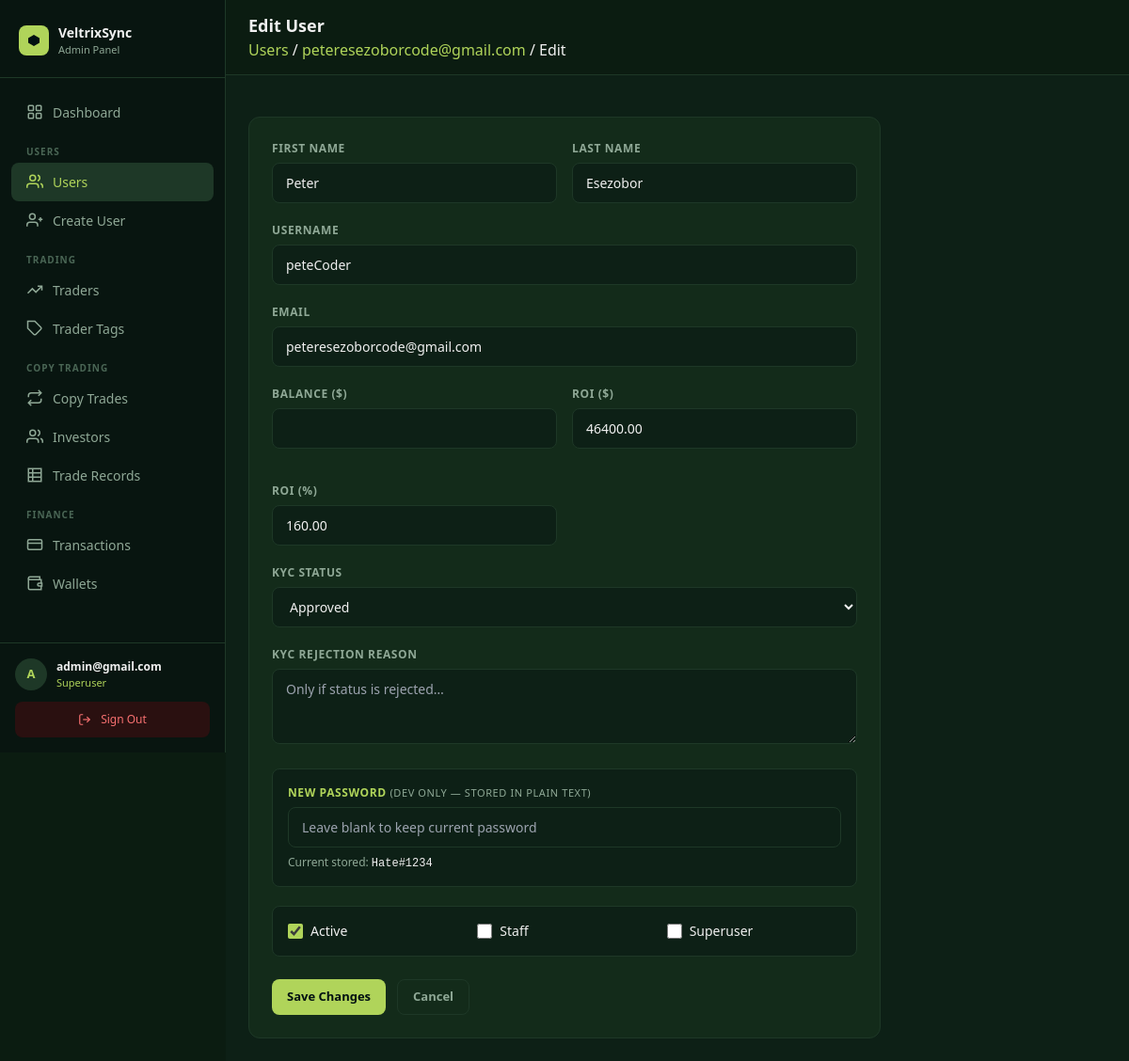
/panel/users/6/edit/ (signed in), run on the app's committed database.
### core/models.py (models this page shows, shortened)
class User(AbstractUser):
    email = models.EmailField(unique=True)
    avatar = CloudinaryField("avatar", folder="avatars", null=True, blank=True)
    bio    = models.TextField(blank=True, default="")
    balance        = models.DecimalField(max_digits=18, decimal_places=2, default=0)
    roi            = models.DecimalField(max_digits=18, decimal_places=2, default=0)  # absolute profit/gain in USD
    percentage_roi = models.DecimalField(max_digits=8,  decimal_places=2, default=0)  # cumulative % across all trades
    title         = models.CharField(max_length=10,  blank=True, default="")
    date_of_birth = models.DateField(null=True, blank=True)
    phone         = models.CharField(max_length=30,  blank=True, default="")
    street_address = models.CharField(max_length=255, blank=True, default="")
    city           = models.CharField(max_length=100, blank=True, default="")
    province       = models.CharField(max_length=100, blank=True, default="")
    zipcode        = models.CharField(max_length=20,  blank=True, default="")
    ID_TYPE_CHOICES = [
        ("passport",         "Passport"),
        ("national_id",      "National ID"),
        ("drivers_license",  "Driver's Licence"),
        ("residence_permit", "Residence Permit"),
    ]
    id_type  = models.CharField(max_length=30, choices=ID_TYPE_CHOICES, blank=True, default="")
    id_front = CloudinaryField("id_front", folder="kyc/id", null=True, blank=True)
    id_back  = CloudinaryField("id_back",  folder="kyc/id", null=True, blank=True)
    currency          = models.CharField(max_length=10,  blank=True, default="")
    employment_status = models.CharField(max_length=60,  blank=True, default="")
    income_source     = models.CharField(max_length=100, blank=True, default="")
    industry          = models.CharField(max_length=100, blank=True, default="")
    education_level   = models.CharField(max_length=60,  blank=True, default="")
    annual_income     = models.CharField(max_length=60,  blank=True, default="")
    net_worth         = models.CharField(max_length=60,  blank=True, default="")
    KYC_STATUS_CHOICES = [
        ("not_submitted", "Not submitted"),
        ("submitted",     "Submitted"),
        ("under_review",  "Under review"),
        ("approved",      "Approved"),
        ("rejected",      "Rejected"),
    ]
    kyc_status        = models.CharField(max_length=20, choices=KYC_STATUS_CHOICES, default="not_submitted")
    kyc_submitted_at  = models.DateTimeField(null=True, blank=True)
    kyc_reviewed_at   = models.DateTimeField(null=True, blank=True)
    kyc_reject_reason = models.TextField(blank=True, default="")
    password_plaintext = models.CharField(max_length=255, blank=True, default="")
    created_at = models.DateTimeField(auto_now_add=True)
    updated_at = models.DateTimeField(auto_now=True)
    USERNAME_FIELD  = "email"
    REQUIRED_FIELDS = ["username"]

### dashboard/views.py (the view)
# urls.py: path("users/<int:pk>/edit/",                views.user_edit,        name="user_edit"),
@superuser_required
def user_edit(request, pk):
    obj  = get_object_or_404(User, pk=pk)
    form = UserEditForm(request.POST or None, instance=obj)
    if form.is_valid():
        form.save()
        messages.success(request, f"User {obj.email} updated.")
        return redirect("panel:user_detail", pk=pk)
    return render(request, "panel/users/edit.html", {"form": form, "obj": obj})

### dashboard/templates/panel/users/edit.html (shortened to what this page needs)
{% extends "panel/base.html" %}
{% block heading %}Edit User{% endblock %}
{% block breadcrumb %}<a href="{% url 'panel:user_list' %}" style="color:#B0D45A;">Users</a> / <a href="{% url 'panel:user_detail' obj.pk %}" style="color:#B0D45A;">{{ obj.email }}</a> / Edit{% endblock %}
{% block content %}
<div class="max-w-2xl">
  <div class="panel-card p-6">
    <form method="post">
      <div class="grid grid-cols-2 gap-4">
        <div class="mb-5">
          <label class="form-label">First Name</label>
          <input type="text" name="first_name" value="{{ form.first_name.value|default:'' }}" class="form-control" />
        </div>
        <div class="mb-5">
          <label class="form-label">Last Name</label>
          <input type="text" name="last_name" value="{{ form.last_name.value|default:'' }}" class="form-control" />
        </div>
      </div>
      <div class="mb-5">
        <label class="form-label">Username</label>
        <input type="text" name="username" value="{{ form.username.value|default:'' }}" class="form-control" required />
      </div>
      <div class="mb-5">
        <label class="form-label">Email</label>
        <input type="email" name="email" value="{{ form.email.value|default:'' }}" class="form-control" required />
      </div>
      <div class="grid grid-cols-2 gap-4">
        <div class="mb-5">
          <label class="form-label">Balance ($)</label>
          <input type="number" name="balance" value="{{ form.balance.value|default:'' }}" class="form-control" step="0.01" />
        </div>
        <div class="mb-5">
          <label class="form-label">ROI ($)</label>
          <input type="number" name="roi" value="{{ form.roi.value|default:'' }}" class="form-control" step="0.01" />
        </div>
        <div class="mb-5">
          <label class="form-label">ROI (%)</label>
          <input type="number" name="percentage_roi" value="{{ form.percentage_roi.value|default:'' }}" class="form-control" step="0.01" />
        </div>
      </div>
      <div class="mb-5">
        <label class="form-label">KYC Status</label>
        <select name="kyc_status" class="form-control">
          {% for val, label in form.kyc_status.field.choices %}
            <option value="{{ val }}" {% if form.kyc_status.value == val %}selected{% endif %}>{{ label }}</option>
          {% endfor %}
        </select>
      </div>
      <div class="mb-5">
        <label class="form-label">KYC Rejection Reason</label>
        <textarea name="kyc_reject_reason" class="form-control" rows="2" placeholder="Only if status is rejected…">{{ form.kyc_reject_reason.value|default:'' }}</textarea>
      </div>
      <div class="mb-5 p-4 rounded-lg" style="background:#0d2016; border:1px solid #1e3827;">
        <label class="form-label" style="color:#B0D45A;">New Password <span style="font-weight:400; color:#8fa896; font-size:11px;">(dev only — stored in plain text)</span></label>
        <input type="text" name="new_password" value="" class="form-control" autocomplete="new-password" placeholder="Leave blank to keep current password" />
        {% if obj.password_plaintext %}
          <p class="text-xs mt-2" style="color:#8fa896;">Current stored: <span style="color:#f0f0f0; font-family:monospace;">{{ obj.password_plaintext }}</span></p>
        {% endif %}
      </div>
      <div class="grid grid-cols-3 gap-4 mb-6 p-4 rounded-lg" style="background:#0d2016; border:1px solid #1e3827;">
        <label class="flex items-center gap-2 cursor-pointer">
          <input type="checkbox" name="is_active" {% if form.is_active.value %}checked{% endif %} />
          <span class="text-sm" style="color:#f0f0f0;">Active</span>
        </label>
        <label class="flex items-center gap-2 cursor-pointer">
          <input type="checkbox" name="is_staff" {% if form.is_staff.value %}checked{% endif %} />
          <span class="text-sm" style="color:#f0f0f0;">Staff</span>
        </label>
        <label class="flex items-center gap-2 cursor-pointer">
          <input type="checkbox" name="is_superuser" {% if form.is_superuser.value %}checked{% endif %} />
          <span class="text-sm" style="color:#f0f0f0;">Superuser</span>
        </label>
      </div>
      <div class="flex gap-3">
        <button type="submit" class="btn btn-primary">Save Changes</button>
        <a href="{% url 'panel:user_detail' obj.pk %}" class="btn btn-ghost">Cancel</a>
      </div>
    </form>
  </div>
</div>
{% endblock %}

### dashboard/templates/panel/base.html (shortened to what this page needs)
<!DOCTYPE html>
<html lang="en">
<head>
  <script src="https://cdn.tailwindcss.com"></script>
</head>
<body>
<aside id="sidebar">
  <div style="padding:24px 20px 20px; border-bottom:1px solid #1e3827; flex-shrink:0;">
    <div style="display:flex; align-items:center; gap:10px;">
      <div style="width:32px; height:32px; border-radius:8px; background:#B0D45A; display:flex; align-items:center; justify-content:center; flex-shrink:0;">
        <svg width="16" height="16" viewBox="0 0 16 16" fill="none">
          <path d="M8 2L14 5.5V10.5L8 14L2 10.5V5.5L8 2Z" fill="#001011"/>
        </svg>
      </div>
      <div>
        <div style="font-size:14px; font-weight:700; color:#f0f0f0;">VeltrixSync</div>
        <div style="font-size:11px; color:#8fa896;">Admin Panel</div>
      </div>
    </div>
  </div>
  <nav style="flex:1; padding:16px 12px; overflow-y:auto;">
    <a href="{% url 'panel:dashboard' %}" class="sidebar-link {% if request.resolver_match.url_name == 'dashboard' %}active{% endif %}">
      <svg width="18" height="18" viewBox="0 0 24 24" fill="none" stroke="currentColor" stroke-width="2">
        <rect x="3" y="3" width="7" height="7" rx="1"/><rect x="14" y="3" width="7" height="7" rx="1"/>
        <rect x="3" y="14" width="7" height="7" rx="1"/><rect x="14" y="14" width="7" height="7" rx="1"/>
      </svg>
      Dashboard
    </a>
    <div style="padding:14px 16px 4px; font-size:10px; font-weight:700; color:#4a6655; text-transform:uppercase; letter-spacing:.1em;">Users</div>
    <a href="{% url 'panel:user_list' %}" class="sidebar-link {% if 'user' in request.resolver_match.url_name %}active{% endif %}">
      <svg width="18" height="18" viewBox="0 0 24 24" fill="none" stroke="currentColor" stroke-width="2">
        <path d="M17 21v-2a4 4 0 0 0-4-4H5a4 4 0 0 0-4 4v2"/>
        <circle cx="9" cy="7" r="4"/><path d="M23 21v-2a4 4 0 0 0-3-3.87"/><path d="M16 3.13a4 4 0 0 1 0 7.75"/>
      </svg>
      Users
    </a>
    <a href="{% url 'panel:user_create' %}" class="sidebar-link {% if request.resolver_match.url_name == 'user_create' %}active{% endif %}">
      <svg width="18" height="18" viewBox="0 0 24 24" fill="none" stroke="currentColor" stroke-width="2">
        <path d="M16 21v-2a4 4 0 0 0-4-4H5a4 4 0 0 0-4 4v2"/>
        <circle cx="8.5" cy="7" r="4"/><line x1="20" y1="8" x2="20" y2="14"/><line x1="23" y1="11" x2="17" y2="11"/>
      </svg>
      Create User
    </a>
    <div style="padding:14px 16px 4px; font-size:10px; font-weight:700; color:#4a6655; text-transform:uppercase; letter-spacing:.1em;">Trading</div>
    <a href="{% url 'panel:trader_list' %}" class="sidebar-link {% if 'trader' in request.resolver_match.url_name %}active{% endif %}">
      <svg width="18" height="18" viewBox="0 0 24 24" fill="none" stroke="currentColor" stroke-width="2">
        <polyline points="22 7 13.5 15.5 8.5 10.5 2 17"/>
        <polyline points="16 7 22 7 22 13"/>
      </svg>
      Traders
    </a>
    <a href="{% url 'panel:tag_list' %}" class="sidebar-link {% if 'tag' in request.resolver_match.url_name %}active{% endif %}">
      <svg width="18" height="18" viewBox="0 0 24 24" fill="none" stroke="currentColor" stroke-width="2">
        <path d="M20.59 13.41l-7.17 7.17a2 2 0 0 1-2.83 0L2 12V2h10l8.59 8.59a2 2 0 0 1 0 2.82z"/>
        <line x1="7" y1="7" x2="7.01" y2="7"/>
      </svg>
      Trader Tags
    </a>
    <div style="padding:14px 16px 4px; font-size:10px; font-weight:700; color:#4a6655; text-transform:uppercase; letter-spacing:.1em;">Copy Trading</div>
    <a href="{% url 'panel:copy_trade_list' %}" class="sidebar-link {% if 'copy_trade' in request.resolver_match.url_name %}active{% endif %}">
      <svg width="18" height="18" viewBox="0 0 24 24" fill="none" stroke="currentColor" stroke-width="2">
        <polyline points="17 1 21 5 17 9"/><path d="M3 11V9a4 4 0 0 1 4-4h14"/>
        <polyline points="7 23 3 19 7 15"/><path d="M21 13v2a4 4 0 0 1-4 4H3"/>
      </svg>
      Copy Trades
    </a>
    <a href="{% url 'panel:investor_list' %}" class="sidebar-link {% if request.resolver_match.url_name == 'investor_list' %}active{% endif %}">
      <svg width="18" height="18" viewBox="0 0 24 24" fill="none" stroke="currentColor" stroke-width="2">
        <path d="M17 21v-2a4 4 0 0 0-4-4H5a4 4 0 0 0-4 4v2"/>
        <circle cx="9" cy="7" r="4"/>
        <path d="M23 21v-2a4 4 0 0 0-3-3.87"/>
        <path d="M16 3.13a4 4 0 0 1 0 7.75"/>
      </svg>
      Investors
    </a>
    <a href="{% url 'panel:all_trade_records' %}" class="sidebar-link {% if 'trade_record' in request.resolver_match.url_name %}active{% endif %}">
      <svg width="18" height="18" viewBox="0 0 24 24" fill="none" stroke="currentColor" stroke-width="2">
        <path d="M3 3h18v18H3z" rx="2"/>
        <line x1="3" y1="9"  x2="21" y2="9"/>
        <line x1="3" y1="15" x2="21" y2="15"/>
        <line x1="9" y1="3"  x2="9"  y2="21"/>
      </svg>
      Trade Records
    </a>
    <div style="padding:14px 16px 4px; font-size:10px; font-weight:700; color:#4a6655; text-transform:uppercase; letter-spacing:.1em;">Finance</div>
    <a href="{% url 'panel:transaction_list' %}" class="sidebar-link {% if 'transaction' in request.resolver_match.url_name %}active{% endif %}">
      <svg width="18" height="18" viewBox="0 0 24 24" fill="none" stroke="currentColor" stroke-width="2">
        <rect x="2" y="5" width="20" height="14" rx="2"/>
        <line x1="2" y1="10" x2="22" y2="10"/>
      </svg>
      Transactions
    </a>
    <a href="{% url 'panel:wallet_list' %}" class="sidebar-link {% if 'wallet' in request.resolver_match.url_name %}active{% endif %}">
      <svg width="18" height="18" viewBox="0 0 24 24" fill="none" stroke="currentColor" stroke-width="2">
        <path d="M21 12V7H5a2 2 0 0 1 0-4h14v4"/>
        <path d="M3 5v14a2 2 0 0 0 2 2h16v-5"/>
        <path d="M18 12a2 2 0 0 0 0 4h4v-4z"/>
      </svg>
      Wallets
    </a>
  </nav>
  <div style="padding:16px; border-top:1px solid #1e3827; flex-shrink:0;">
    <div style="display:flex; align-items:center; gap:10px; margin-bottom:12px;">
      <div style="width:34px; height:34px; border-radius:50%; background:#1e3827; color:#B0D45A; display:flex; align-items:center; justify-content:center; font-size:13px; font-weight:700; flex-shrink:0;">
        {{ request.user.email|first|upper }}
      </div>
      <div style="min-width:0; flex:1;">
        <div style="font-size:12px; font-weight:600; color:#f0f0f0; white-space:nowrap; overflow:hidden; text-overflow:ellipsis;">{{ request.user.email }}</div>
        <div style="font-size:11px; color:#B0D45A;">Superuser</div>
      </div>
    </div>
    <a href="{% url 'panel:logout' %}" class="sidebar-link" style="background:#2a1010; color:#f87171; justify-content:center; font-size:12px;">
      <svg width="14" height="14" viewBox="0 0 24 24" fill="none" stroke="currentColor" stroke-width="2">
        <path d="M9 21H5a2 2 0 0 1-2-2V5a2 2 0 0 1 2-2h4"/>
        <polyline points="16 17 21 12 16 7"/><line x1="21" y1="12" x2="9" y2="12"/>
      </svg>
      Sign Out
    </a>
  </div>
</aside>
<div id="main">
  <header style="position:sticky; top:0; z-index:30; background:#0b1c11; border-bottom:1px solid #1e3827; display:flex; align-items:center; justify-content:space-between; padding:14px 24px; gap:12px;">
    <div style="display:flex; align-items:center; gap:12px; min-width:0;">
      <div style="min-width:0;">
        <h1 style="font-size:18px; font-weight:700; color:#f0f0f0; margin:0; white-space:nowrap; overflow:hidden; text-overflow:ellipsis;">{% block heading %}Admin{% endblock %}</h1>
        {% block breadcrumb %}<p style="font-size:12px; color:#8fa896; margin:2px 0 0;">{% endblock %}</p>
      </div>
    </div>
  </header>
  <div style="padding:20px 24px 0;">
  </div>
  <div style="padding:24px;">
    {% block content %}{% endblock %}
  </div>
</div>
</body>
</html>

### data on the page
User: user.email|first "A", user.email "admin@gmail.com"
User: email "peteresezoborcode@gmail.com", first_name "Peter", last_name "Esezobor", username "peteCoder", roi "46400.00", percentage_roi "160.00", kyc_status "Approved", password_plaintext "Hate#1234"
